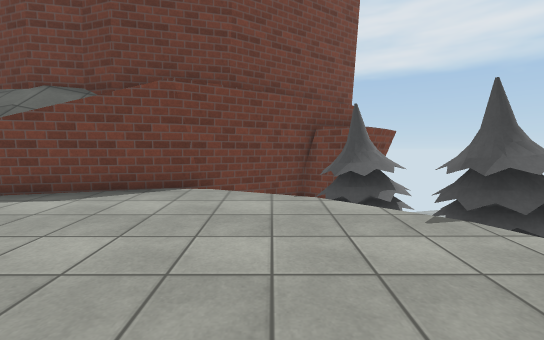
view 1 (above)

20 first-person views from a walk through a Unity game level. The camera is 1.3 m above the floor, tilts 4° down and sees 90° across. The floor is counted in squares, 1 m on a side. Each view is taken from the middle of a square. On the plan, view 1 faces up. The plan holds only what a view shows up to about 13 squares ahead; the rest is blank. The place goes on beyond the plan. The player is left out. Some surface patterns are stand-ins.

view 2
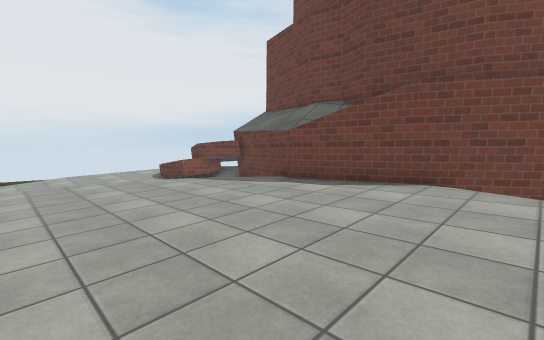

view 3
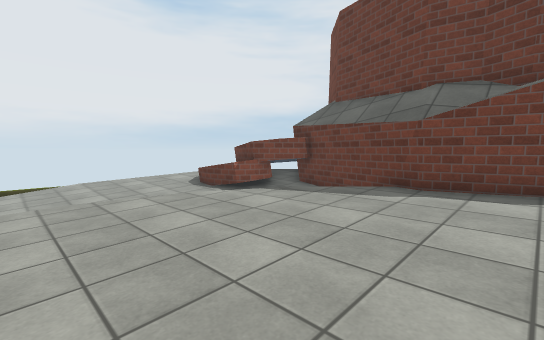

view 4
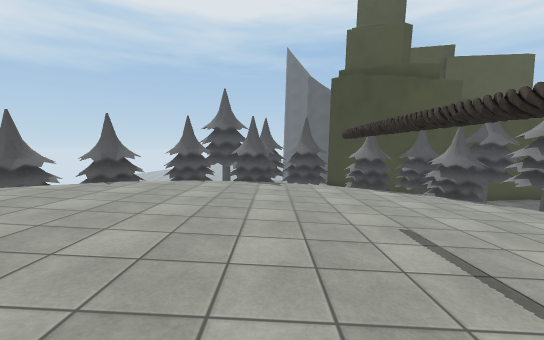

view 5
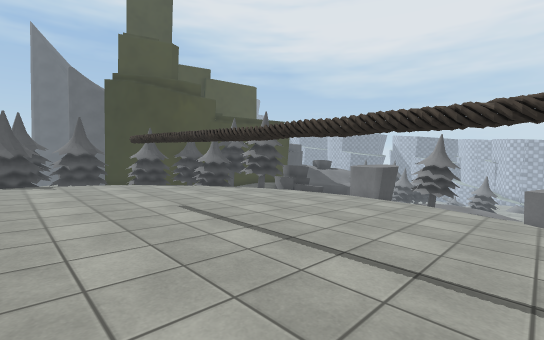

view 6
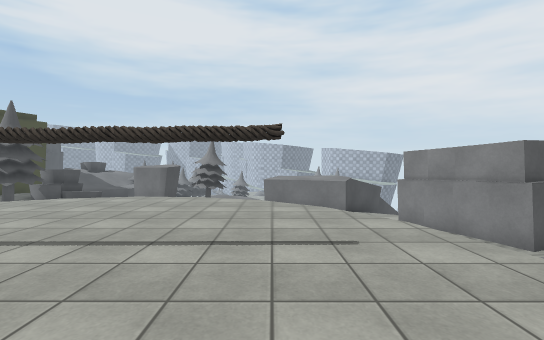

view 7
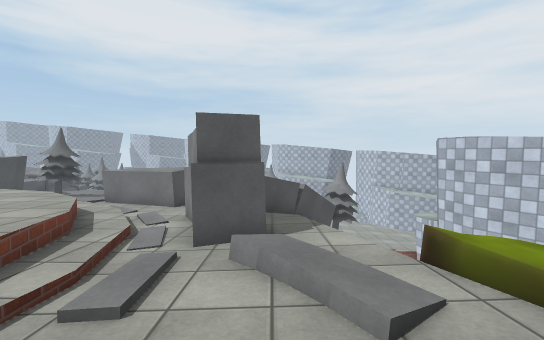

view 8
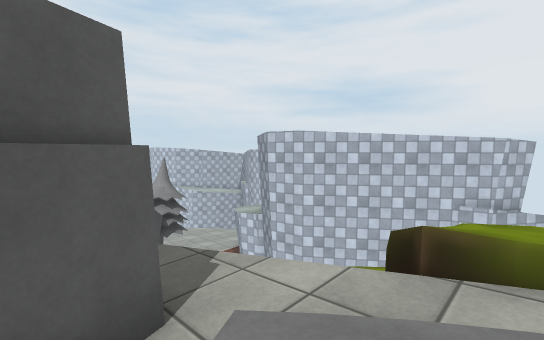

view 9
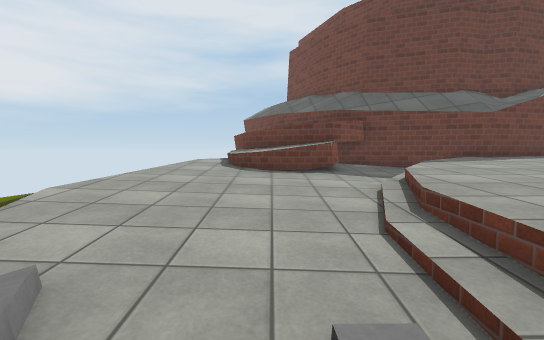

view 10
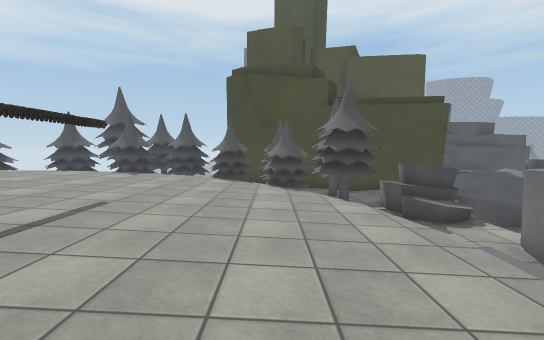

view 11
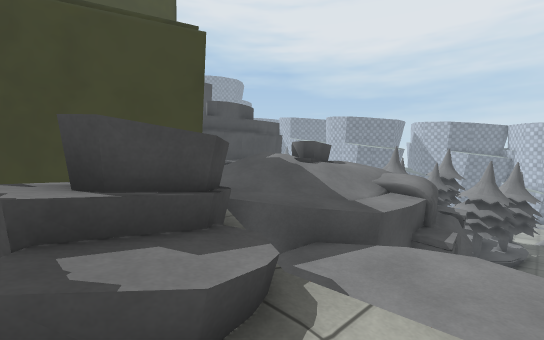

view 12
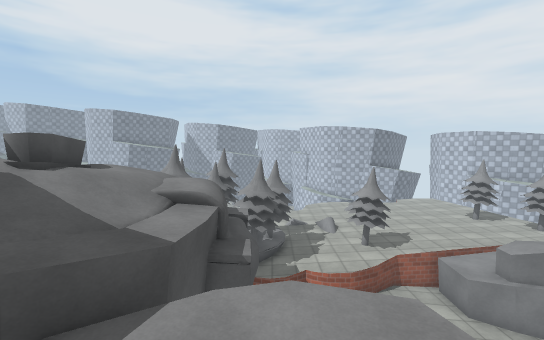

view 13
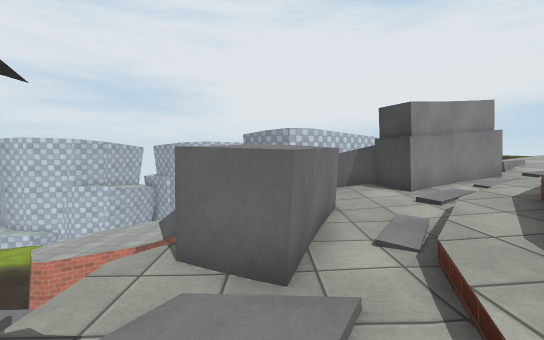

view 14
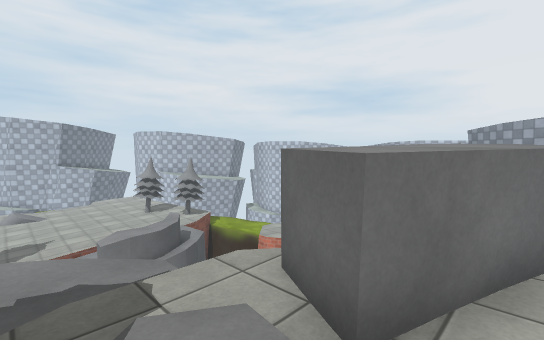

view 15
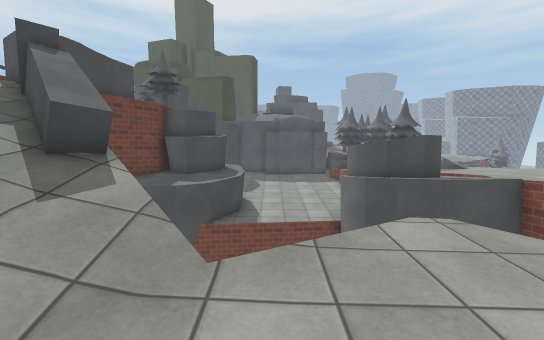

view 16
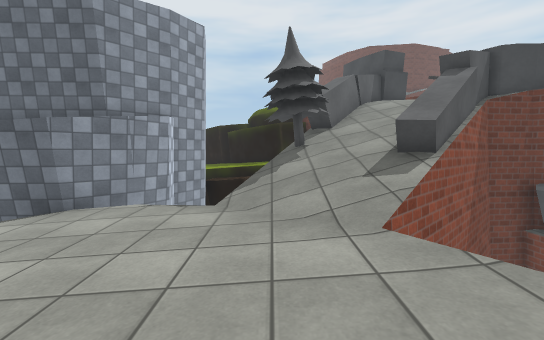

view 17
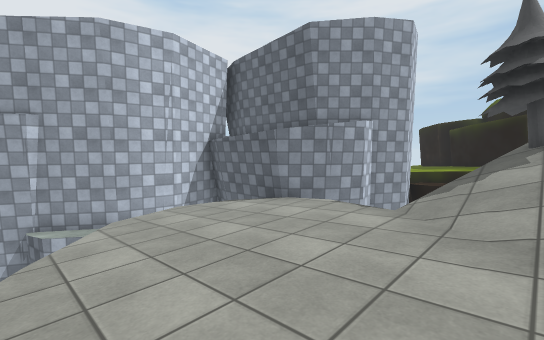

view 18
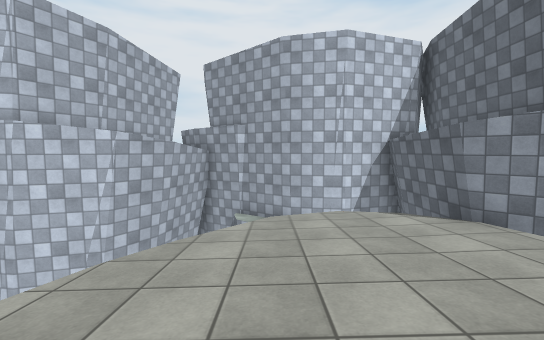

view 19
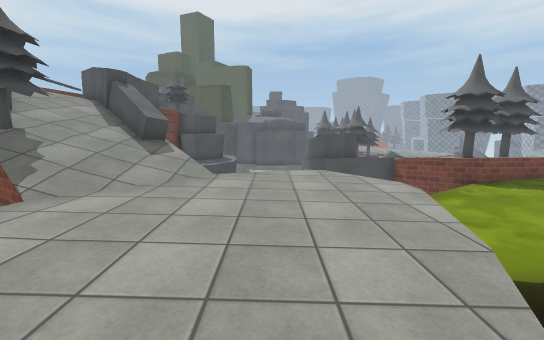

view 20
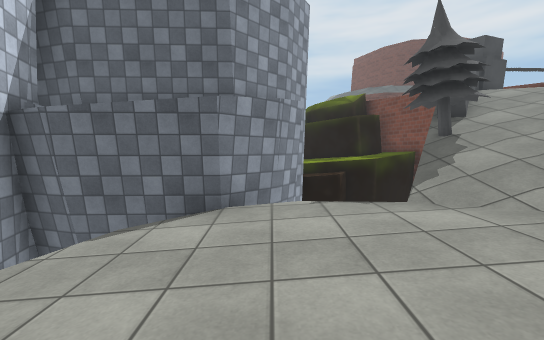

### Floor plan
Key: @ floor where view 1 was taken; # wall or solid block; x gap in a wall; . main floor; : floor 0.5 m higher than the main floor; - floor 0.5 m lower than the main floor; + floor 0.75 m higher than the main floor; _ floor 0.75 m lower than the main floor; < floor 1.25 m lower than the main floor; ( floor 1.5 m lower than the main floor; ! floor 4.75 m lower than the main floor; ? floor 5.25 m lower than the main floor; / step, stairs or slope; = window, fence, low wall or low ledge; ^ raised ledge; v drop or lower ground; T thing the floor can be seen under or through.
Columns run from 29 left of view 1 to 8 right of it. Each row starts with its distance up from view 1.
  9              ^  ^^           #####
  8             v/^  ^##        ##-##v
  7             ./+^ ^##### #####-=##
  6             ../+^^#../###::::=-#=^
  5            v../===..//.........__#^
  4            v......./............=^^_
  3            ......-//............./_#
  2            ...----/..............//#
  1            .-----/................_^
  0            ------/...........@..../#
 -1            .---__/................/###
 -2             -/___/................/_#
 -3   vv       .///_//...TTTTTTTTT..../##
 -4   ##v      /#//_//................/##
 -5    ##      #v__#_//...............##
 -6     #v   v = _###//--------------/##
 -7     ##v vvv  v ##///------------####
 -8      ##vvvvvvv ##/<//----------/###
 -9       #vvvvvvv^^<<<////-------/####
-10       ##vvv  ^^//<<<<//////// /####
-11       ##    ^^////^^(((/  <_/<=#=# ##
-12       #v  v^^////^^^^^<<//##<<_^^=##
-13       #v  v#////^^v^^^((#####/=^   #
-14       #v  x#///^#vvvvv((     /(vv ##
-15  #  ###v v////^^v vvvv((   v(((=^^^
-16  #####!!!////^^v  vvvvvv   v(((^^^^^^
-17  # v?!!!!!///v     vvvv      vv^^^^^^
-18  # ??!!!!!!/v      vvvv       ^^^^^^
-19 ## v??!!!!!!v      vvvv      v^^^^^^
-20 #vvv??!!!!!!!v     vvvv       ^^^^^
-21 #vv v?!!!!!!!v      vvv      vv^^^^
-22 v    vv!!!!!!v   v^^^vv       v^
-23 ##v    vvv!!v   v^^^^vvv  vvvvv^
-24  ###    vvvvv   vv  vvvvvvvvvvv
-25    #v    vvvv  vvvvvvvvvvvvvv#<  v=
-26    ##     vvvvvvvvvvvvvvvvvvv=v  ##

Positions as (right, up) in squares from view 1, and headings:
1: (0, 0), facing up
2: (0, -1), facing up-left
3: (-4, -1), facing up-left
4: (-6, -1), facing right
5: (-8, 0), facing down-right
6: (-8, 1), facing down
7: (-15, 0), facing down
8: (-14, -3), facing down-left
9: (-14, -4), facing up
10: (-7, -7), facing right
11: (-1, -11), facing down-right
12: (0, -13), facing down
13: (-5, -12), facing left
14: (-6, -11), facing down-left
15: (-20, -19), facing right
16: (-19, -22), facing up
17: (-18, -22), facing up-left
18: (-18, -20), facing left
19: (-25, -20), facing right
20: (-23, -21), facing up
